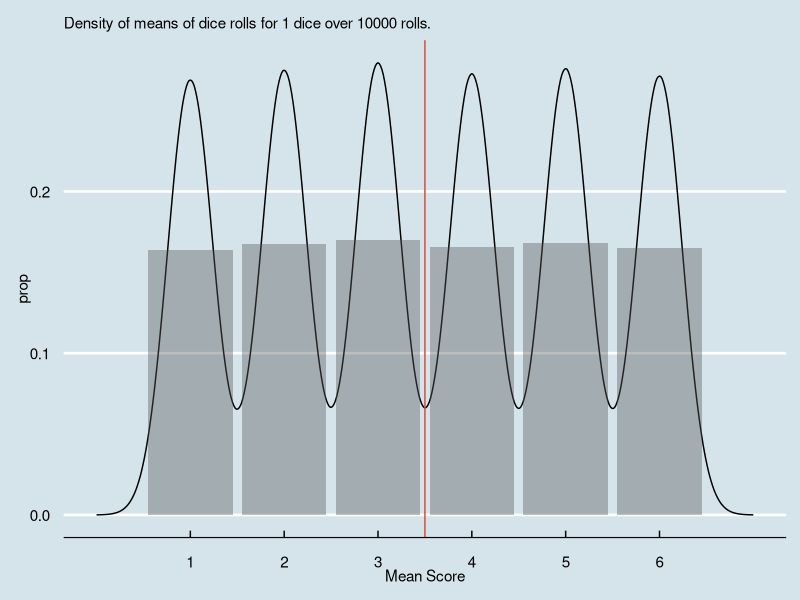
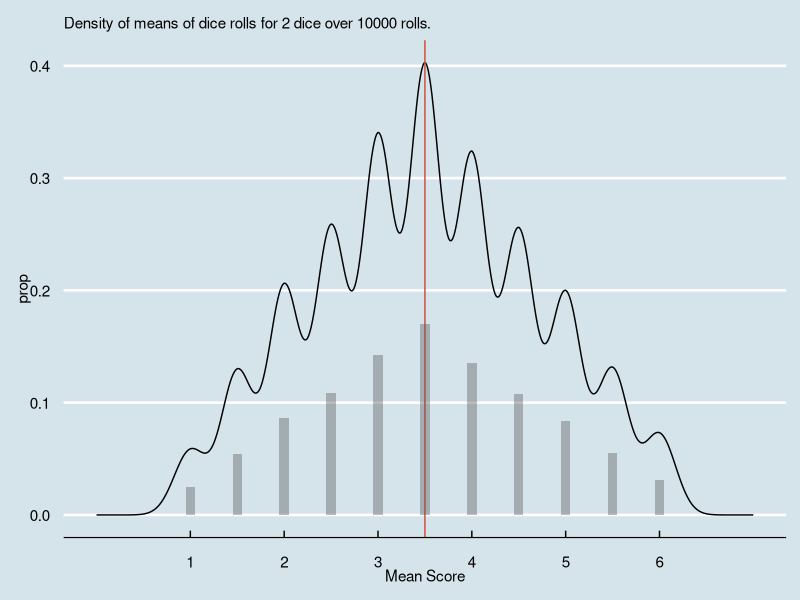
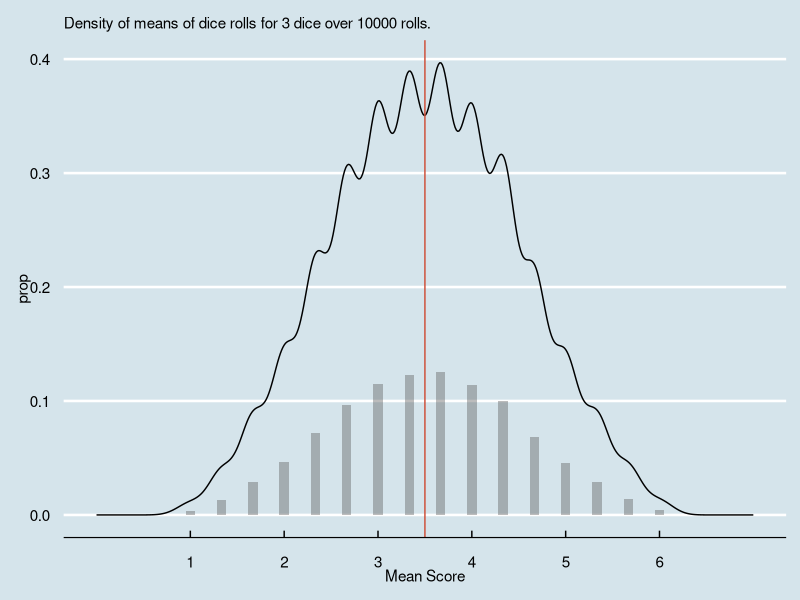
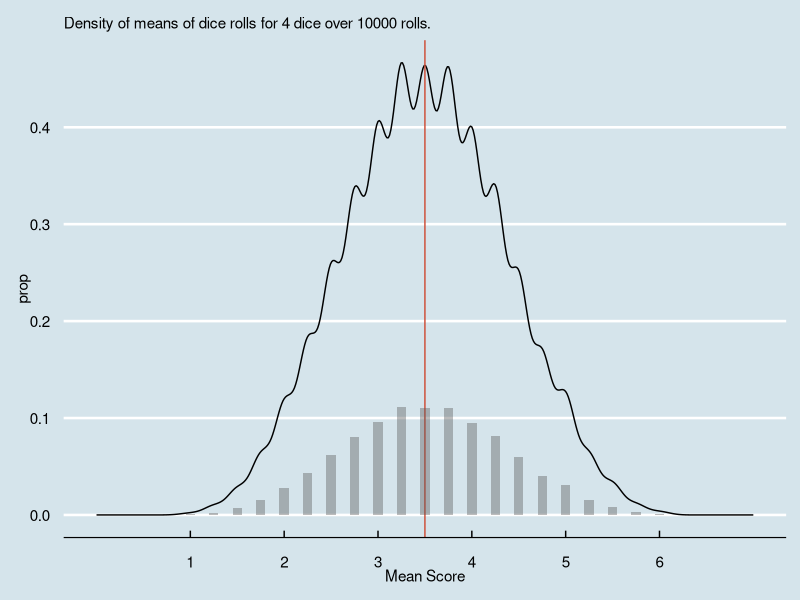
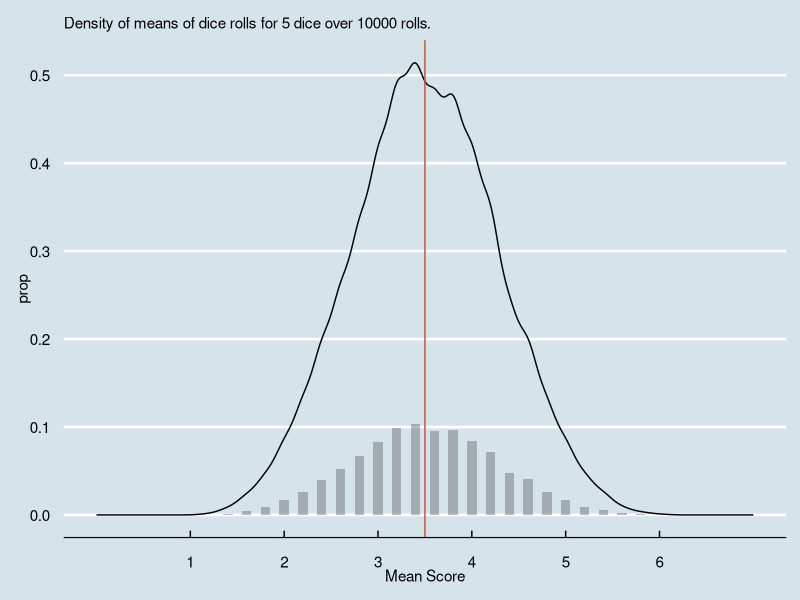
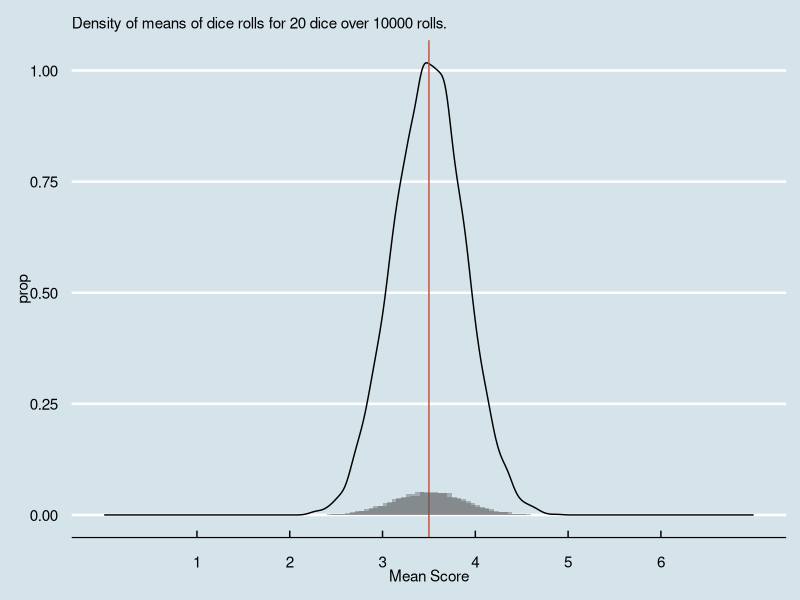
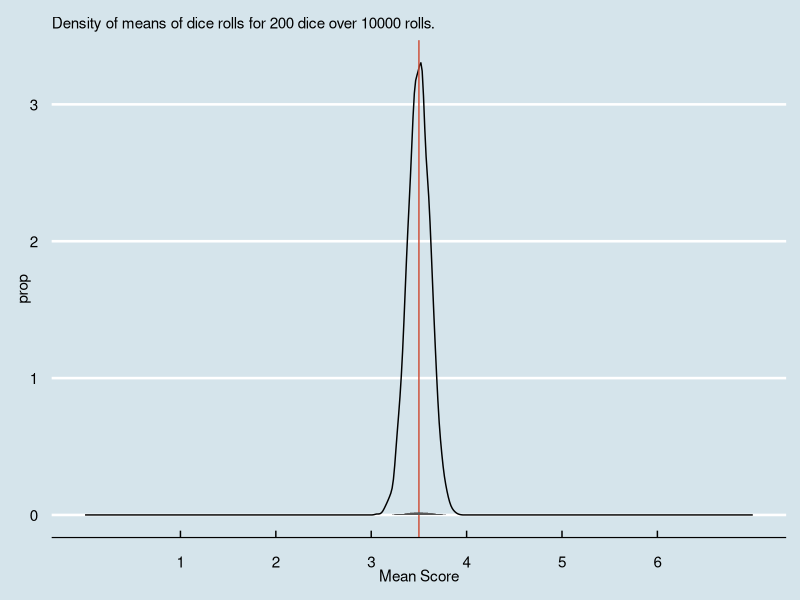
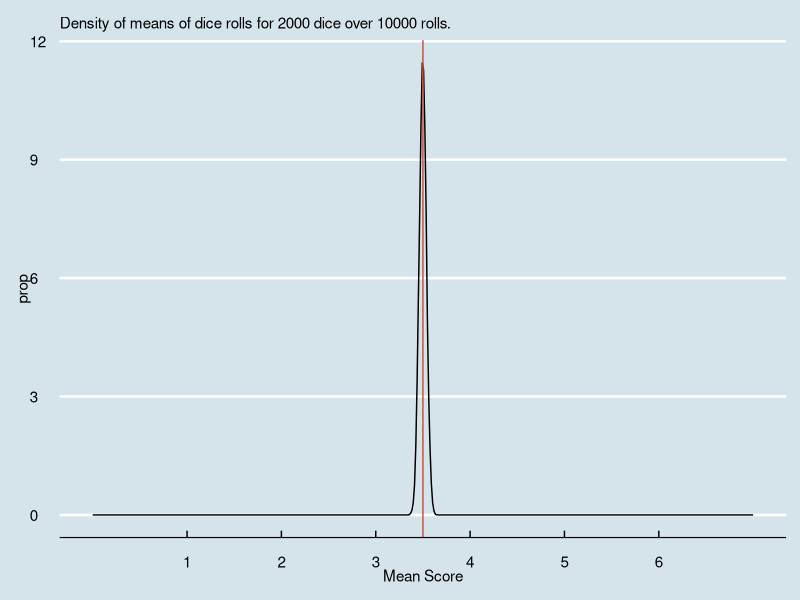

Generate these figures, in order, with R:
## ---- chunk 1
library(ggplot2)
library(ggthemes)
library(dplyr)
library(stringr)
theme_set(theme_economist())

knitr::opts_chunk$set(echo = FALSE, warning = FALSE, message = FALSE)
## ---- chunk 2
#roll, as in roll dice
# m = number of times
# n = number of dice

roll <- function(m, n){
  set.seed(1234)
  means <- plyr::ldply(1:m, function(x){
    return(mean(sample(1:6, n, replace = TRUE)))
  }) 
}

n_ = 1
m_ = 10000
g <- ggplot(roll(m = m_, n = n_),
            mapping = aes(x = V1)) +
  geom_density() +
  geom_vline(xintercept = 3.5, colour = "tomato3") +
  labs(
    subtitle = str_interp('Density of means of dice rolls for ${n_} dice over ${m_} rolls.'),
    x = 'Mean Score'
  ) +
  geom_bar(aes(y = ..prop..), alpha = 0.4) +
  scale_x_continuous(
    breaks = 1:6,
    lim =  c(0, 7)
  )

g



n_ = 2
m_ = 10000
g <- ggplot(roll(m = m_, n = n_),
            mapping = aes(x = V1)) +
  geom_density() +
  geom_vline(xintercept = 3.5, colour = "tomato3") +
  labs(
    subtitle = str_interp('Density of means of dice rolls for ${n_} dice over ${m_} rolls.'),
    x = 'Mean Score'
  ) +
  geom_bar(aes(y = ..prop..), width = 0.1, alpha = 0.4) +
  scale_x_continuous(
    breaks = 1:6,
    lim =  c(0, 7)
  )


g

n_ = 3
m_ = 10000
g <- ggplot(roll(m = m_, n = n_),
            mapping = aes(x = V1)) +
  geom_density() +
  geom_vline(xintercept = 3.5, colour = "tomato3") +
  labs(
    subtitle = str_interp('Density of means of dice rolls for ${n_} dice over ${m_} rolls.'),
    x = 'Mean Score'
  ) +
  geom_bar(aes(y = ..prop..), width = 0.1, alpha = 0.4) +
  scale_x_continuous(
    breaks = 1:6,
    lim =  c(0, 7)
  )


g

n_ = 4
m_ = 10000
g <- ggplot(roll(m = m_, n = n_),
            mapping = aes(x = V1)) +
  geom_density() +
  geom_vline(xintercept = 3.5, colour = "tomato3") +
  labs(
    subtitle = str_interp('Density of means of dice rolls for ${n_} dice over ${m_} rolls.'),
    x = 'Mean Score'
  ) +
  geom_bar(aes(y = ..prop..), width = 0.1, alpha = 0.4) +
  scale_x_continuous(
    breaks = 1:6,
    lim =  c(0, 7)
  )


g

n_ = 5
m_ = 10000
g <- ggplot(roll(m = m_, n = n_),
            mapping = aes(x = V1)) +
  geom_density() +
  geom_vline(xintercept = 3.5, colour = "tomato3") +
  labs(
    subtitle = str_interp('Density of means of dice rolls for ${n_} dice over ${m_} rolls.'),
    x = 'Mean Score'
  ) +
  geom_bar(aes(y = ..prop..), width = 0.1, alpha = 0.4) +
  scale_x_continuous(
    breaks = 1:6,
    lim =  c(0, 7)
  )


g

n_ = 20
m_ = 10000
g <- ggplot(roll(m = m_, n = n_),
            mapping = aes(x = V1)) +
  geom_density() +
  geom_vline(xintercept = 3.5, colour = "tomato3") +
  labs(
    subtitle = str_interp('Density of means of dice rolls for ${n_} dice over ${m_} rolls.'),
    x = 'Mean Score'
  ) +
  geom_bar(aes(y = ..prop..), width = 0.1, alpha = 0.4) +
  scale_x_continuous(
    breaks = 1:6,
    lim =  c(0, 7)
  )

g

n_ = 200
m_ = 10000
g <- ggplot(roll(m = m_, n = n_),
            mapping = aes(x = V1)) +
  geom_density() +
  geom_vline(xintercept = 3.5, colour = "tomato3") +
  labs(
    subtitle = str_interp('Density of means of dice rolls for ${n_} dice over ${m_} rolls.'),
    x = 'Mean Score'
  ) +
  geom_bar(aes(y = ..prop..), width = 0.1, alpha = 0.4) +
  scale_x_continuous(
    breaks = 1:6,
    lim =  c(0, 7)
  )

g

n_ = 2000
m_ = 10000
g <- ggplot(roll(m = m_, n = n_),
            mapping = aes(x = V1)) +
  geom_density() +
  geom_vline(xintercept = 3.5, colour = "tomato3") +
  labs(
    subtitle = str_interp('Density of means of dice rolls for ${n_} dice over ${m_} rolls.'),
    x = 'Mean Score'
  ) +
  geom_bar(aes(y = ..prop..), width = 0.1, alpha = 0.4) +
  scale_x_continuous(
    breaks = 1:6,
    lim =  c(0, 7)
  )

g
## ---- chunk 3
n_ = 20
m_ = 10
g <- ggplot(roll(m = m_, n = n_),
            mapping = aes(x = V1)) +
  geom_density() +
  geom_vline(xintercept = 3.5, colour = "tomato3") +
  labs(
    subtitle = str_interp('Density of means of dice rolls for ${n_} dice over ${m_} rolls.'),
    x = 'Mean Score'
  ) +
  geom_bar(aes(y = ..prop..), width = 0.1, alpha = 0.4) +
  scale_x_continuous(
    breaks = 1:6,
    lim =  c(0, 7)
  )

g

n_ = 20
m_ = 10000
g <- ggplot(roll(m = m_, n = n_),
            mapping = aes(x = V1)) +
  geom_density() +
  geom_vline(xintercept = 3.5, colour = "tomato3") +
  labs(
    subtitle = str_interp('Density of means of dice rolls for ${n_} dice over ${m_} rolls.'),
    x = 'Mean Score'
  ) +
  geom_bar(aes(y = ..prop..), width = 0.1, alpha = 0.4) +
  scale_x_continuous(
    breaks = 1:6,
    lim =  c(0, 7)
  )

g
